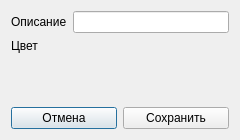
<?xml version="1.0" encoding="UTF-8"?>
<ui version="4.0">
 <class>NewStatusForm</class>
 <widget class="QDialog" name="NewStatusForm">
  <property name="geometry">
   <rect>
    <x>0</x>
    <y>0</y>
    <width>240</width>
    <height>140</height>
   </rect>
  </property>
  <property name="minimumSize">
   <size>
    <width>240</width>
    <height>140</height>
   </size>
  </property>
  <property name="maximumSize">
   <size>
    <width>380</width>
    <height>120</height>
   </size>
  </property>
  <property name="windowTitle">
   <string>Dialog</string>
  </property>
  <layout class="QGridLayout" name="gridLayout">
   <item row="1" column="0">
    <widget class="QPushButton" name="cancelBtn">
     <property name="text">
      <string>Отмена</string>
     </property>
    </widget>
   </item>
   <item row="1" column="1">
    <widget class="QPushButton" name="saveBtn">
     <property name="text">
      <string>Сохранить</string>
     </property>
    </widget>
   </item>
   <item row="0" column="0" colspan="2">
    <layout class="QFormLayout" name="formLayout">
     <item row="0" column="0">
      <widget class="QLabel" name="descLabel">
       <property name="text">
        <string>Описание</string>
       </property>
      </widget>
     </item>
     <item row="0" column="1">
      <widget class="QLineEdit" name="LineEdit"/>
     </item>
     <item row="1" column="0">
      <widget class="QLabel" name="Label">
       <property name="text">
        <string>Цвет</string>
       </property>
      </widget>
     </item>
     <item row="1" column="1">
      <widget class="QWidget" name="color" native="true"/>
     </item>
     <item row="2" column="0" colspan="2">
      <widget class="QLabel" name="error">
       <property name="text">
        <string> </string>
       </property>
      </widget>
     </item>
    </layout>
   </item>
  </layout>
 </widget>
 <resources/>
 <connections/>
</ui>
